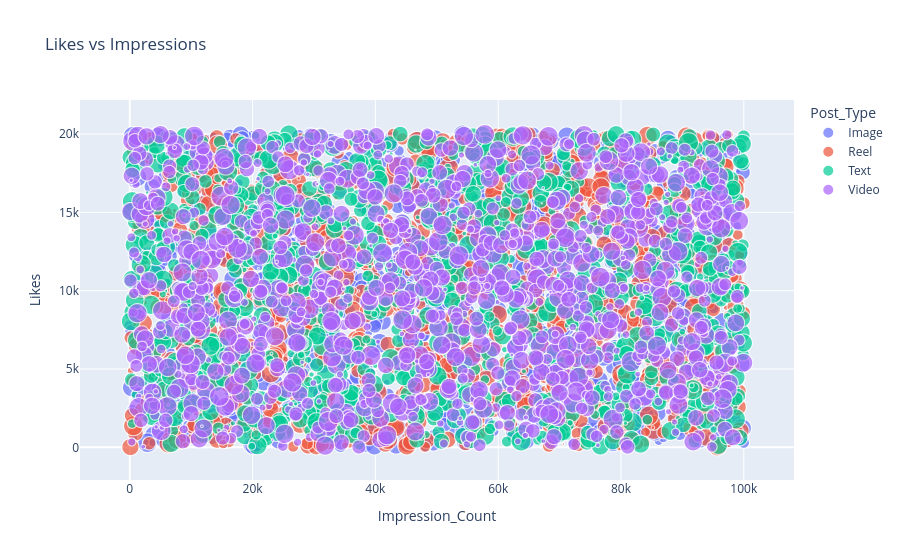

Notebook code for this chart:
### Code cell
#INTERACTIVE SCATTER CHART - Likes vs Impressions
scatter = px.scatter(df, x='Impression_Count', y='Likes',
                        color='Post_Type', size='Shares',
                        hover_name='Post_Category',
                        title=' Likes vs Impressions')
scatter.show()

### Figure 1 — Plotly figure (JSON) as saved in the notebook; plotly's stock layout.template omitted (floating-point values rounded to 4 significant figures; data arrays with more than 128 entries replaced by an {"elided": "..."} marker saying what was removed)
{"data": [{"hovertemplate": "<b>%{hovertext}</b><br><br>Post_Type=Image<br>Impression_Count=%{x}<br>Likes=%{y}<br>Shares=%{marker.size}<extra></extra>", "hovertext": {"elided": "1244 str values"}, "legendgroup": "Image", "marker": {"color": "#636efa", "size": {"elided": "1244 int values"}, "sizemode": "area", "sizeref": 4.997, "symbol": "circle"}, "mode": "markers", "name": "Image", "showlegend": true, "type": "scattergl", "x": {"elided": "1244 int values"}, "xaxis": "x", "y": {"elided": "1244 int values"}, "yaxis": "y"}, {"hovertemplate": "<b>%{hovertext}</b><br><br>Post_Type=Reel<br>Impression_Count=%{x}<br>Likes=%{y}<br>Shares=%{marker.size}<extra></extra>", "hovertext": {"elided": "1281 str values"}, "legendgroup": "Reel", "marker": {"color": "#EF553B", "size": {"elided": "1281 int values"}, "sizemode": "area", "sizeref": 4.997, "symbol": "circle"}, "mode": "markers", "name": "Reel", "showlegend": true, "type": "scattergl", "x": {"elided": "1281 int values"}, "xaxis": "x", "y": {"elided": "1281 int values"}, "yaxis": "y"}, {"hovertemplate": "<b>%{hovertext}</b><br><br>Post_Type=Text<br>Impression_Count=%{x}<br>Likes=%{y}<br>Shares=%{marker.size}<extra></extra>", "hovertext": {"elided": "1243 str values"}, "legendgroup": "Text", "marker": {"color": "#00cc96", "size": {"elided": "1243 int values"}, "sizemode": "area", "sizeref": 4.997, "symbol": "circle"}, "mode": "markers", "name": "Text", "showlegend": true, "type": "scattergl", "x": {"elided": "1243 int values"}, "xaxis": "x", "y": {"elided": "1243 int values"}, "yaxis": "y"}, {"hovertemplate": "<b>%{hovertext}</b><br><br>Post_Type=Video<br>Impression_Count=%{x}<br>Likes=%{y}<br>Shares=%{marker.size}<extra></extra>", "hovertext": {"elided": "1223 str values"}, "legendgroup": "Video", "marker": {"color": "#ab63fa", "size": {"elided": "1223 int values"}, "sizemode": "area", "sizeref": 4.997, "symbol": "circle"}, "mode": "markers", "name": "Video", "showlegend": true, "type": "scattergl", "x": {"elided": "1223 int values"}, "xaxis": "x", "y": {"elided": "1223 int values"}, "yaxis": "y"}], "layout": {"legend": {"itemsizing": "constant", "title": {"text": "Post_Type"}, "tracegroupgap": 0}, "title": {"text": " Likes vs Impressions"}, "xaxis": {"anchor": "y", "domain": [0, 1], "title": {"text": "Impression_Count"}}, "yaxis": {"anchor": "x", "domain": [0, 1], "title": {"text": "Likes"}}}}
